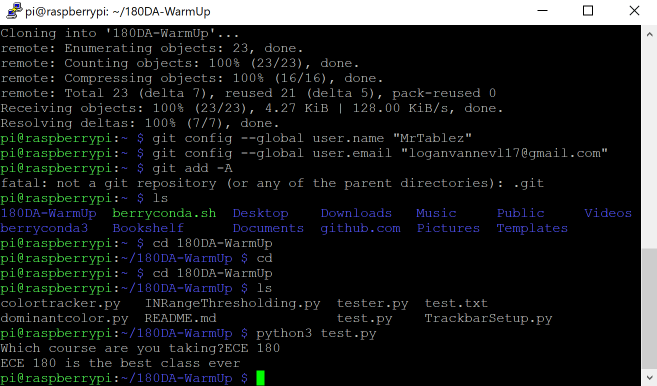
#> input picture ECE180Report2PythonScript.PNG, 1314 x 772 px, given in place of the camera (shown at 1/2 size)
$ python colortracker.py
#> lines starting #> are read from the running program, lines starting #| are printed output that depends on the picture; after the words box and inside, x2 and y2 are one past the last pixel; in counts of white or black regions, pixels touching at a corner belong together
import cv2 as cv
import numpy as np
import random as rng

cap = cv.VideoCapture(0)
while(1):
 # Take each frame
 _, frame = cap.read()
#> frame is the input picture: shape (772, 1314, 3); mean B, G, R 29.7, 29.8, 28.2
 # Convert BGR to HSV
 hsv = cv.cvtColor(frame, cv.COLOR_BGR2HSV)
#> hsv: shape (772, 1314, 3); mean H, S, V 4.7, 12.1, 33
 lower_blue = np.array([158,100,100])
 upper_blue = np.array([198,255,255])
 # Threshold the HSV image to get only blue colors
 mask = cv.inRange(hsv, lower_blue, upper_blue)
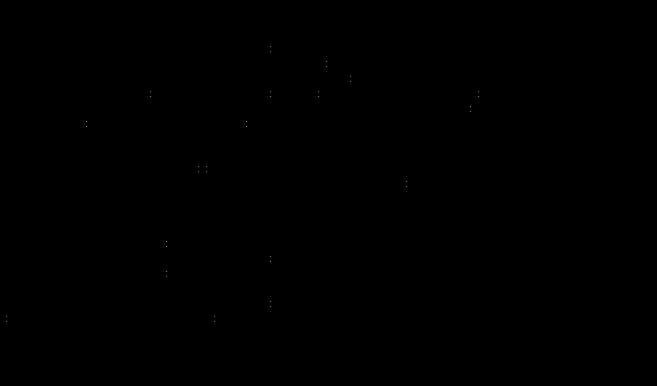
#> mask: shape (772, 1314) (shown at 1/2 size); 0% white in thin lines or dots, all inside (x1, y1, x2, y2) = (12, 93, 957, 643)
 edges = cv.Canny(mask, 0, 999)
#> edges: shape (772, 1314); every value is 0
 #cnt = cv.findContours(edges, cv.RETR_TREE, cv.CHAIN_APPROX_SIMPLE)
 contours, _ = cv.findContours(edges, cv.RETR_TREE, cv.CHAIN_APPROX_SIMPLE)
#> contours = []
 contours_poly = [None]*len(contours)
#> contours_poly = []
 boundRect = [None]*len(contours)
#> boundRect = []
 for i, c in enumerate(contours):
  contours_poly[i] = cv.approxPolyDP(c, 3, True)
  boundRect[i] = cv.boundingRect(contours_poly[i])
#> this loop made 0 passes
 drawing = np.zeros((edges.shape[0], edges.shape[1], 3), dtype=np.uint8)
 for i in range(len(contours)):
  color = (rng.randint(0,256), rng.randint(0,256), rng.randint(0,256))
  cv.drawContours(drawing, contours_poly, i, color)
  cv.rectangle(drawing, (int(boundRect[i][0]), int(boundRect[i][1])), (int(boundRect[i][0]+boundRect[i][2]), int(boundRect[i][1]+boundRect[i][3])), color, 2)
  cv.imshow('Contours', drawing)
#> drawing: shape (772, 1314, 3); every value is 0
 # Bitwise-AND mask and original image
 #res = cv.bitwise_and(frame,frame, mask= mask)
 cv.imshow('frame',frame)
 cv.imshow('mask',mask)
 cv.imshow('edges',edges)
 #cv.imshow('res',res)
 k = cv.waitKey(5) & 0xFF
#> (key Esc is pressed here)
 if k == 27:
    break
cv.destroyAllWindows()
